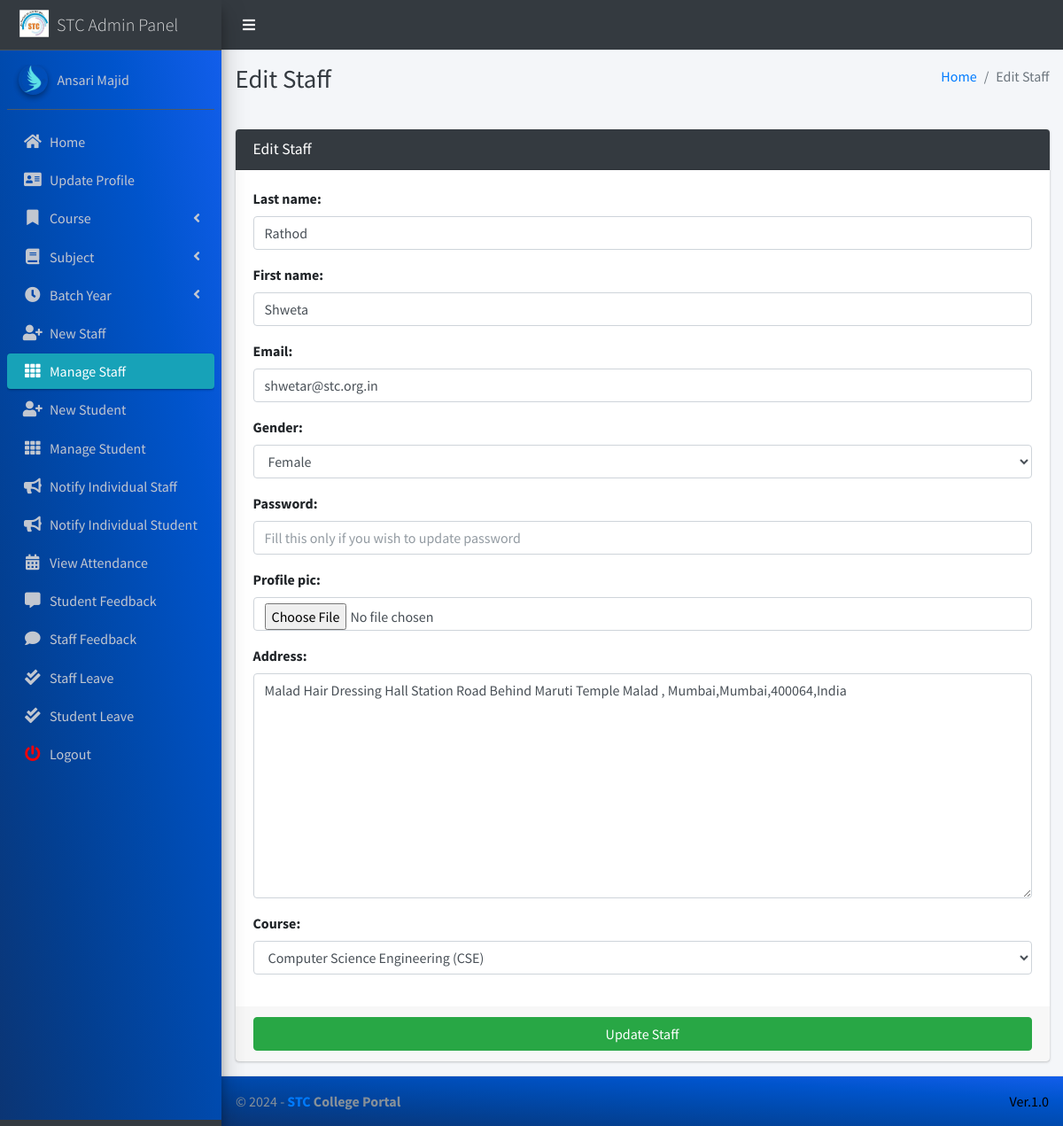
Page /staff/edit/1 (signed in) on the committed database.
### main_app/models.py (models this page shows, shortened)
class CustomUser(AbstractUser):
    USER_TYPE = ((1, "HOD"), (2, "Staff"), (3, "Student"))
    GENDER = [("M", "Male"), ("F", "Female")]
    username = None  # Removed username, using email instead
    email = models.EmailField(unique=True)
    user_type = models.CharField(default=1, choices=USER_TYPE, max_length=1)
    gender = models.CharField(max_length=1, choices=GENDER)
    profile_pic = models.ImageField()
    address = models.TextField()
    fcm_token = models.TextField(default="")  # For firebase notifications
    created_at = models.DateTimeField(auto_now_add=True)
    updated_at = models.DateTimeField(auto_now=True)
    USERNAME_FIELD = "email"
    REQUIRED_FIELDS = []
    objects = CustomUserManager()
    def __str__(self):
        return  self.first_name + " " + self.last_name

class Staff(models.Model):
    course = models.ForeignKey(Course, on_delete=models.DO_NOTHING, null=True, blank=False)
    admin = models.OneToOneField(CustomUser, on_delete=models.CASCADE)

### main_app/hod_views.py (the view)
# urls.py: path("staff/edit/<int:staff_id>", hod_views.edit_staff, name='edit_staff'),
def edit_staff(request, staff_id):
    staff = get_object_or_404(Staff, id=staff_id)
    form = StaffForm(request.POST or None, instance=staff)
    context = {
        'form': form,
        'staff_id': staff_id,
        'page_title': 'Edit Staff'
    }
    if request.method == 'POST':
        if form.is_valid():
            first_name = form.cleaned_data.get('first_name')
            last_name = form.cleaned_data.get('last_name')
            address = form.cleaned_data.get('address')
            username = form.cleaned_data.get('username')
            email = form.cleaned_data.get('email')
            gender = form.cleaned_data.get('gender')
            password = form.cleaned_data.get('password') or None
            course = form.cleaned_data.get('course')
            passport = request.FILES.get('profile_pic') or None
            try:
                user = CustomUser.objects.get(id=staff.admin.id)
                user.username = username
                user.email = email
                if password != None:
                    user.set_password(password)
                if passport != None:
                    fs = FileSystemStorage()
                    filename = fs.save(passport.name, passport)
                    passport_url = fs.url(filename)
                    user.profile_pic = passport_url
                user.first_name = first_name
                user.last_name = last_name
                user.gender = gender
                user.address = address
                staff.course = course
                user.save()
                staff.save()
                messages.success(request, "Successfully Updated")
                return redirect(reverse('edit_staff', args=[staff_id]))
            except Exception as e:
                messages.error(request, "Could Not Update " + str(e))
        else:
            messages.error(request, "Please fil form properly")
    else:
        user = CustomUser.objects.get(id=staff_id)
        staff = Staff.objects.get(id=user.id)
        return render(request, "hod_template/edit_staff_template.html", context)

### main_app/forms.py
class StaffForm(CustomUserForm):
    def __init__(self, *args, **kwargs):
        super(StaffForm, self).__init__(*args, **kwargs)
    class Meta(CustomUserForm.Meta):
        model = Staff
        fields = CustomUserForm.Meta.fields + \
            ['course' ]

### main_app/models.py (called while the page is built)
    def __str__(self):
        return self.name

### main_app/templates/hod_template/edit_staff_template.html
{% extends 'main_app/base.html' %}
{% load static %}
{% block page_title %}{{page_title}}{% endblock page_title %}
{% block content %}
<section class="content">
    <div class="container-fluid">
        <div class="row">
            <div class="col-md-12">
                <div class="card card-dark">
                    <div class="card-header">
                        <h3 class="card-title">{{page_title}}</h3>
                    </div>
                    {% include "main_app/form_template.html" with messages=messages  form=form button_text="Update Staff"%}
                </div>
            </div>
        </div>
    </div>
</section>
{% endblock content %}

### main_app/templates/main_app/sidebar_template.html (shortened to what this page needs)
{% load static %}
<aside class="main-sidebar sidebar-dark-info elevation-4">
    {% if request.user.user_type == '1' %}
    <a href="{% url 'admin_home' %}" class="brand-link">
        <img src="{% static 'dist/img/virusx.png' %} " alt="STC LOGO"
            class="brand-image " >
        <span class="brand-text font-weight-light" >STC Admin Panel</span>
    </a>
    <div class="sidebar" style="background-image: linear-gradient(to right top, #0b3574, #033f91, #004aae, #0054cc, #125eeb);">
        <div class="user-panel mt-3 pb-3 mb-3 d-flex">
            <div class="image">
                <img src="{{ request.user.profile_pic}}" class="img-circle elevation-2" alt="User Image">
            </div>
            <div class="info">
                <a href="#" class="d-block">{{user}}</a>
            </div>
        </div>
        <nav class="mt-2">
            <ul class="nav nav-pills nav-sidebar flex-column" data-widget="treeview" role="menu" data-accordion="false">
                <li class="nav-item">
                    {% url 'admin_home' as admin_home %}
                    <a href="{{admin_home}}" class="nav-link {% if admin_home == request.path %} active {% endif %}">
                        <i class="nav-icon fas fa-home"></i>
                        <p>
                            Home
                        </p>
                    </a>
                </li>
                <li class="nav-item">
                    {% url 'admin_view_profile' as admin_view_profile %}
                    <a href="{{admin_view_profile}}"
                        class="nav-link {% if admin_view_profile == request.path %} active {% endif %}">
                        <i class="nav-icon fas fa-address-card"></i>
                        <p>
                            Update Profile
                        </p>
                    </a>
                </li>
                <li class="nav-item has-treeview">
                    <a href="#" class="nav-link" >
                        <i class="nav-icon fas fa-bookmark"></i>
                        <p>
                            Course
                            <i class="fas fa-angle-left right"></i>
                        </p>
                    </a>
                </li>
                <li class="nav-item has-treeview">
                    <a href="#" class="nav-link">
                        <i class="nav-icon fas fa-book"></i>
                        <p>
                            Subject
                            <i class="fas fa-angle-left right"></i>
                        </p>
                    </a>
                </li>
                <li class="nav-item has-treeview">
                    <a href="#" class="nav-link">
                        <i  class="nav-icon fas fa-clock"></i>
                        <p>
                            Batch Year
                            <i class="fas fa-angle-left right"></i>
                        </p>
                    </a>
                </li>
                <li class="nav-item">
                    {% url 'add_staff' as add_staff %}
                    <a href="{{add_staff}}" class="nav-link {% if add_staff == request.path %} active {% endif %}">
                        <i class="nav-icon fas fa-user-plus"></i>
                        <p>
                            New Staff
                        </p>
                    </a>
                </li>
                <li class="nav-item">
                    {% url 'manage_staff' as manage_staff %}
                    {% url 'edit_staff' staff_id as edit_staff %}
                    <a href="{{manage_staff}}"
                        class="nav-link {% if manage_staff == request.path or request.path == edit_staff %} active {% endif %}">
                        <i class="nav-icon fas fa-th"></i>
                        <p>
                            Manage Staff
                        </p>
                    </a>
                </li>
                <li class="nav-item">
                    {% url 'add_student' as add_student%}
                    <a href="{{add_student}}" class="nav-link  {% if add_student == request.path %} active {% endif %}">
                        <i class="nav-icon fas fa-user-plus"></i>
                        <p>
                            New Student
                        </p>
                    </a>
                </li>
                <li class="nav-item">
                    {% url 'manage_student' as manage_student %}
                    {% url 'edit_student' student_id as edit_student %}
                    <a href="{{manage_student}}"
                        class="nav-link  {% if edit_student == request.path or manage_student == request.path %} active {% endif %}">
                        <i class="nav-icon fas fa-th"></i>
                        <p>
                            Manage Student
                        </p>
                    </a>
                </li>
                <li class="nav-item">
                    {% url 'admin_notify_staff' as admin_notify_staff %}
                    <a href="{{admin_notify_staff}}"
                        class="nav-link {% if admin_notify_staff == request.path %} active {% endif %}">
                        <i class="nav-icon fas fa-bullhorn"></i>
                        <p>
                            Notify Individual Staff
                        </p>
                    </a>
                </li>
                <li class="nav-item">
                    {% url 'admin_notify_student' as admin_notify_student %}
                    <a href="{{admin_notify_student}}"
                        class="nav-link {% if admin_notify_student == request.path %} active {% endif %}">
                        <i class="nav-icon fas fa-bullhorn"></i>
                        <p>
                            Notify Individual Student
                        </p>
                    </a>
                </li>
                <li class="nav-item">
                    {% url 'admin_view_attendance' as admin_view_attendance %}
                <li class="nav-item">
                    <a href="{{admin_view_attendance}}"
                        class="nav-link  {% if admin_view_attendance == request.path %} active {% endif %}">
                        <i class="nav-icon fas fa-calendar-alt"></i>
                        <p>
                            View Attendance
                        </p>
                    </a>
                </li>
                <li class="nav-item">
                    {% url 'student_feedback_message' as student_feedback_message %}
                    <a href="{{ student_feedback_message }}"
                        class="nav-link  {% if student_feedback_message == request.path %} active {% endif %}">
                        <i class="nav-icon fas fa-comment-alt"></i>
                        <p>
                            Student Feedback
                        </p>
                    </a>
                </li>
                <li class="nav-item">
                    {% url 'staff_feedback_message' as staff_feedback_message %}
                    <a href="{{staff_feedback_message}}"
                        class="nav-link   {% if staff_feedback_message == request.path %} active {% endif %}">
                        <i  class="nav-icon fas fa-comment"></i>
                        <p>
                            Staff Feedback
                        </p>
                    </a>
                </li>
                <li class="nav-item">
                    {% url 'view_staff_leave' as view_staff_leave %}
                    <a href="{{view_staff_leave}}"
                        class="nav-link  {% if view_staff_leave == request.path %} active {% endif %}">
                        <i  class="nav-icon fas fa-check-double"></i>
                        <p>
                            Staff Leave
                        </p>
                    </a>
                </li>
                <li class="nav-item">
                    {% url 'view_student_leave' as view_student_leave %}
                    <a href="{% url 'view_student_leave' %}"
                        class="nav-link  {% if view_student_leave == request.path %} active {% endif %}">
                        <i  class="nav-icon fas fa-check-double"></i>
                        <p>
                            Student Leave
                        </p>
                    </a>
                </li>
                                        {% endif %}
                                        <li class="nav-item">
                                            <a href="{% url 'user_logout' %}"
                                                onclick="return confirm('Your session would be terminated.\n\nProceed?')"
                                                class="nav-link">
                                                <i  style="color: #ff0000"  class="nav-icon fas fa-power-off"></i>
                                                <p>
                                                    Logout
                                                </p>
                                            </a>
                                        </li>
                                    </ul>
                                </nav>
                            </div>
</aside>

### main_app/templates/main_app/form_template.html (shortened to what this page needs)
<form role="form" method="POST" enctype="multipart/form-data">
    <div class="card-body">
        {% for field in form  %}
        <div class="form-group">
            {{field.label_tag}}
            {{field}}
        </div>
        {% endfor %}
    </div>
    <div class="card-footer">
        <button type="submit" class="btn btn-success btn-block">
            {% if button_text %}
            {{button_text}}
            {% else %}
            Submit
            {% endif %}
        </button>
    </div>
</form>

### rows in the picture
CustomUser: user.profile_pic (picture), first_name+last_name "Ansari Majid"
Staff: form "Computer Science Engineering (CSE)"

### other values in the picture
{{ page_title }} "Edit Staff"
{{ field.label_tag }} "Last name:" "First name:" "Email:" "Gender:" "Password:" "Profile pic:" "Address:" "Course:"
{{ button_text }} "Update Staff"
